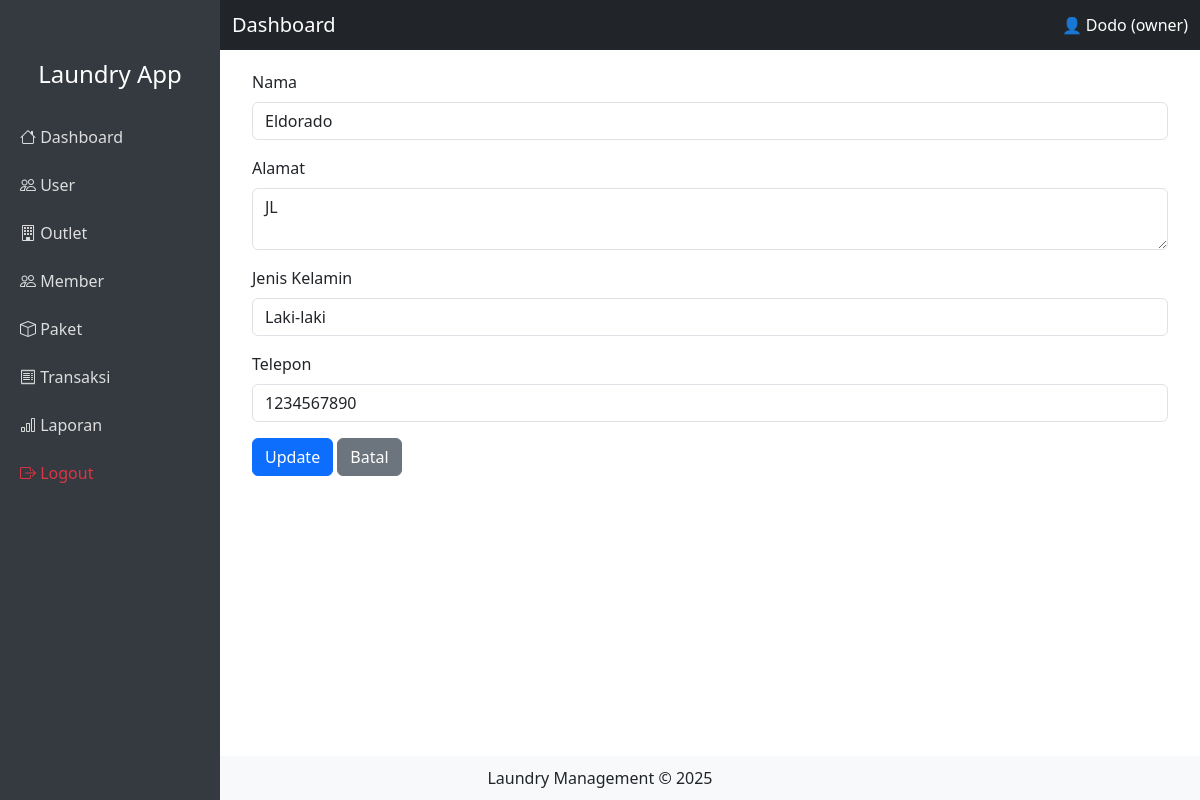
The page /pages/member/edit.php?id=2 (signed in) on the database its author committed.
### tables this page shows
CREATE TABLE `tb_member` (
  `id` int(11) NOT NULL,
  `nama` varchar(100) DEFAULT NULL,
  `alamat` text DEFAULT NULL,
  `jenis_kelamin` enum('L','P') DEFAULT NULL,
  `tlp` varchar(15) DEFAULT NULL
);

### pages/member/edit.php (the view, shortened to what this page needs)
<?php
include "../../template/header.php";
include "../../config/database.php";
$id = $_GET['id'];
$data = mysqli_fetch_assoc(mysqli_query($conn, "SELECT * FROM tb_member WHERE id='$id'"));
?>
<div class="container-fluid">
  <h3 class="fw-bold mb-3">Edit Member</h3>
  <form method="POST">
    <div class="mb-3">
      <label class="form-label">Nama</label>
      <input type="text" name="nama" value="<?= $data['nama']; ?>" class="form-control" required>
    </div>
    <div class="mb-3">
      <label class="form-label">Alamat</label>
      <textarea name="alamat" class="form-control" required><?= $data['alamat']; ?></textarea>
    </div>
    <div class="mb-3">
      <label class="form-label">Jenis Kelamin</label>
      <select name="jenis_kelamin" class="form-control" required>
        <option value="L" <?= ($data['jenis_kelamin']=="L")?"selected":""; ?>>Laki-laki</option>
      </select>
    </div>
    <div class="mb-3">
      <label class="form-label">Telepon</label>
      <input type="text" name="tlp" value="<?= $data['tlp']; ?>" class="form-control" required>
    </div>
    <button type="submit" name="update" class="btn btn-primary">Update</button>
    <a href="index.php" class="btn btn-secondary">Batal</a>
  </form>
</div>
<?php include "../../template/footer.php"; ?>

### template/header.php (style rules this page uses)
body { min-height: 100vh; display: flex; flex-direction: column; }

### rows shown on the page
tb_member: nama "Eldorado", alamat "JL", jenis_kelamin "Laki-laki", tlp "1234567890"

### other values the page prints
$_SESSION['nama'] "Dodo"
$_SESSION['role'] "owner"
